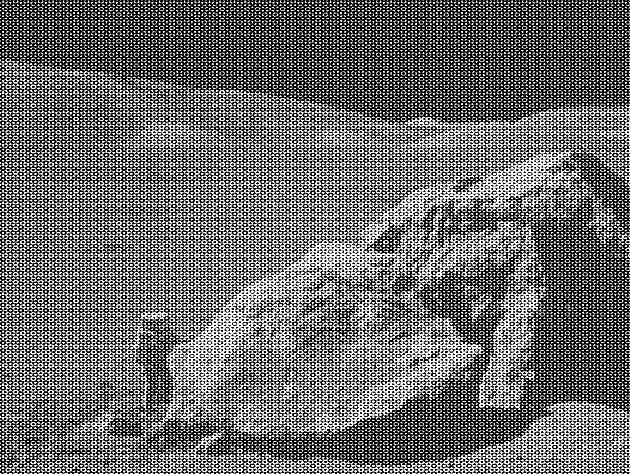
#> input picture moonlanding.png, 630 x 474 px
$ python fft.py
#> lines starting #> are read from the running program, lines starting #| are printed output that depends on the picture
#> further down, img is the input picture: shape (474, 630); min 0, max 255, mean 108.1
import argparse
import cv2
import numpy as np
import matplotlib.pyplot as plt
from matplotlib.colors import LogNorm
import time
import os
from scipy.sparse import save_npz
import scipy

def parse_arguments():
    # Create an ArgumentParser object
    parser = argparse.ArgumentParser(description='Fast Fourier Transform and Applications')

    # Define the command-line arguments
    parser.add_argument('-m', '--mode', type=int, default=1, choices=[1, 2, 3, 4],
                        help='Mode: 1 - Display FFT, 2 - Denoise, 3 - Compress and plot, 4 - Plot runtime graphs')
    parser.add_argument('-i', '--image', type=str, default='moonlanding.png',
                        help='Filename of the image to be processed')

    # Parse the command-line arguments
    args = parser.parse_args()

    # Access the arguments
    mode = args.mode
    image_filename = args.image
    return (mode, image_filename)

def resize(image):
    # Calculate the nearest power of 2 dimensions
    height, width = image.shape[:2]
#> height = 474; width = 630
    new_height = 2 ** int(np.ceil(np.log2(height)))
#> new_height = 512
    new_width = 2 ** int(np.ceil(np.log2(width)))
#> new_width = 1024

    # Resize the image
    resized_image = cv2.resize(image, (new_width, new_height))
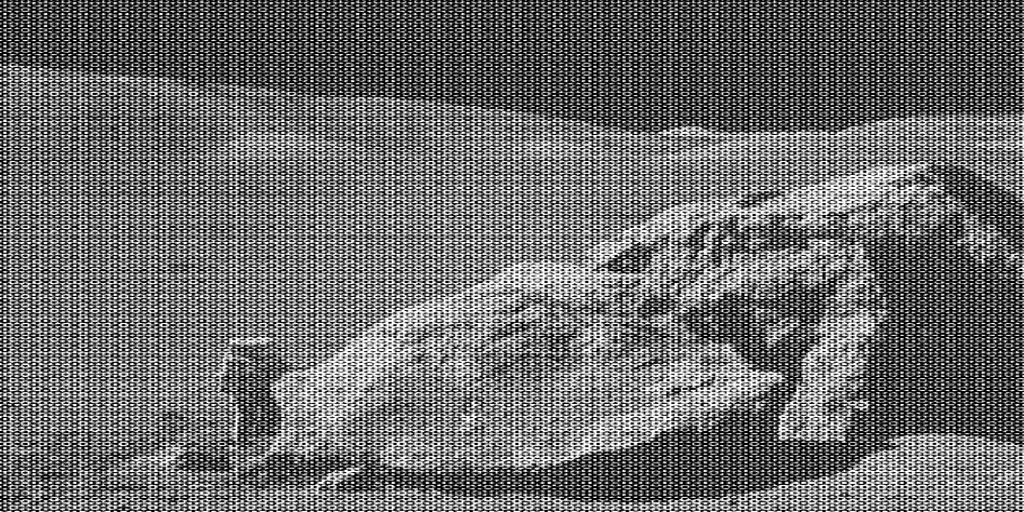
#> resized_image: shape (512, 1024); min 0, max 255, mean 108

    return resized_image

def naive_dft(x):
    """
    Compute the 1D Discrete Fourier Transform (DFT) of input signal x using the naive approach.

    Parameters:
        x (np.ndarray): Input signal.

    Returns:
        np.ndarray: DFT of the input signal.
    """
    N = len(x)
    n = np.arange(N)
    k = n.reshape((N, 1))
    omega = np.exp(-2j * np.pi * k * n / N)
    return np.dot(omega, x)

def fft_cooley_tukey(x):
    """
    Compute the 1D Fast Fourier Transform (FFT) of input signal x using the Cooley-Tukey algorithm
    with the naive DFT applied at the end.

    Parameters:
        x (np.ndarray): Input signal.

    Returns:
        np.ndarray: FFT of the input signal.
    """
    N = len(x)

    # Base case: if the input size is 1, return the input itself
    if N <= 32:
        return naive_dft(x)

    # Split the input into even and odd indices
    even_indices = x[::2]
    odd_indices = x[1::2]

    # Recursively compute FFT for even and odd indices
    fft_even = fft_cooley_tukey(even_indices)
    fft_odd = fft_cooley_tukey(odd_indices)

    # Combine results using naive DFT instead of butterfly operation
    t = np.exp(-2j * np.pi * np.arange(N) / N)
    fft_combined = np.concatenate([fft_even + t[:N//2] * fft_odd, fft_even + t[N//2:] * fft_odd])

    return fft_combined

def fft2d(x, naive = False):
    """
    Compute the 2D Fast Fourier Transform (FFT) of input signal x.

    Parameters:
        x (np.ndarray): Input signal (2D array).

    Returns:
        np.ndarray: 2D FFT of the input signal.
    """
    # Apply 1D FFT to rows
    if naive:
        # Apply 1D FFT to rows
        rows_fft = np.apply_along_axis(naive_dft, axis=1, arr=x)
        # Apply 1D FFT to columns
        cols_fft = np.apply_along_axis(naive_dft, axis=0, arr=rows_fft)
    else:
        # Apply 1D FFT to rows
        rows_fft = np.apply_along_axis(fft_cooley_tukey, axis=1, arr=x)
        # Apply 1D FFT to columns
        cols_fft = np.apply_along_axis(fft_cooley_tukey, axis=0, arr=rows_fft)

    return cols_fft


# [91 lines left out: functions ifft, ifft2d, denoise, run_compression, not called in this run]

def display_fft(org_img, trfm_img):
    # Magnitude spectrum
    title="Fourier Transform (Log Scaled)"
    magnitude_spectrum_org = np.abs(trfm_img)

    # Plot original image and its Fourier Transform
    plt.figure(figsize=(10, 4))

    # Original Image
    plt.subplot(1, 2, 1)
    plt.imshow(org_img, cmap='gray')
    plt.title('Original Image')

    # Fourier Transform with log scale
    plt.subplot(1, 2, 2)
    plt.imshow(magnitude_spectrum_org, cmap='gray', norm=LogNorm())
    plt.title(title)

    plt.tight_layout()
    plt.show()
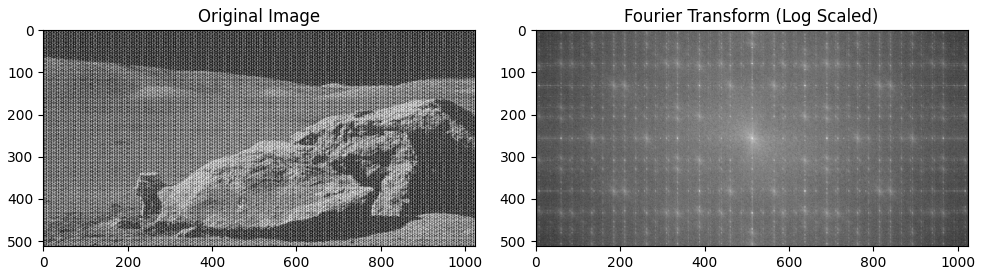
#> figure drawn by matplotlib, 2 panels

# [82 lines left out: functions display_denoised, runtime_comparison, not called in this run]

if __name__ == "__main__":
    # Parse the command-line arguments
    mode, file_name = parse_arguments()

    img = cv2.imread(file_name, cv2.IMREAD_GRAYSCALE)
    r_img = resize(img)

    # Perform actions based on the selected mode
    if mode == 1:
        print(f"Displaying FFT of the image: {file_name}")
        # Call the function to display FFT
        fft_transform = fft2d(r_img)
        fft_transform = np.fft.fftshift(fft_transform)
        display_fft(r_img, fft_transform)
    elif mode == 2:
        print(f"Denoising the image: {file_name}")
        # Call the function for denoising
        denoised_img = denoise(r_img)
        display_denoised(r_img, denoised_img)
    elif mode == 3:
        print(f"Compressing and plotting the image: {file_name}")
        run_compression(r_img)
    elif mode == 4:
        print("Plotting runtime graphs")
        # Call the function for plotting runtime graphs
        runtime_comparison()
    else:
        print("Invalid mode. Please choose a valid mode: 1, 2, 3, or 4.")

$ run again, with compression.png copied over moonlanding.png
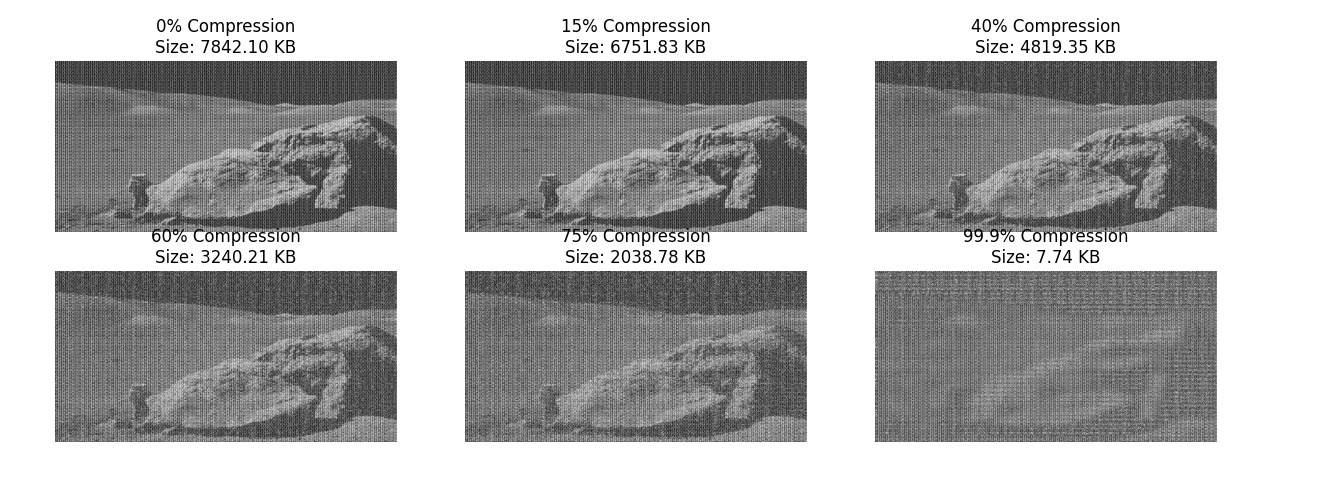
#> input picture compression.png, 1329 x 487 px
#> img is the input picture: shape (487, 1329); min 0, max 255, mean 174.4
#> in resize, `resized_image = cv2.resize(image, (new_width, new_height))`:
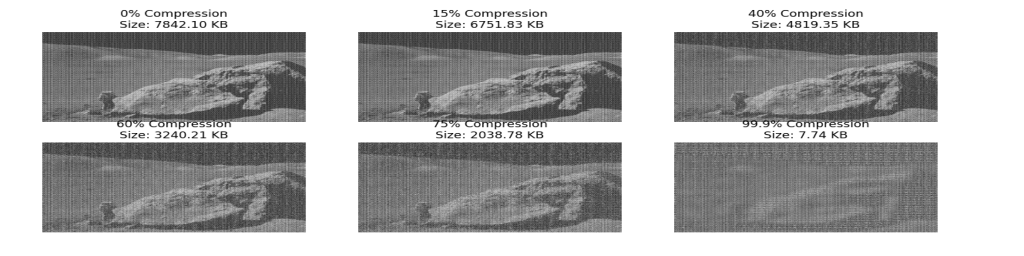
#> resized_image: shape (512, 2048) (shown at 1/2 size); min 0, max 255, mean 174.4
#> in display_fft, `plt.show()`:
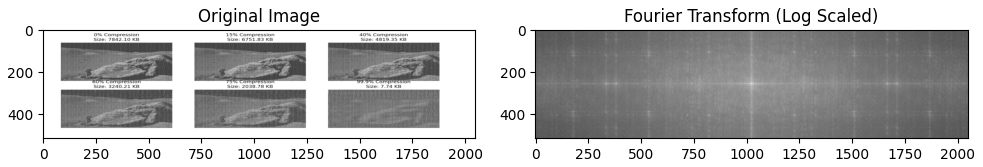
#> figure drawn by matplotlib, 2 panels
